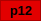
    <widget class="QFrame" name="frame_34">
     <property name="geometry">
      <rect>
       <x>60</x>
       <y>50</y>
       <width>41</width>
       <height>21</height>
      </rect>
     </property>
     <property name="palette">
      <palette>
       <active>
        <colorrole role="WindowText">
         <brush brushstyle="SolidPattern">
          <color alpha="255">
           <red>0</red>
           <green>0</green>
           <blue>0</blue>
          </color>
         </brush>
        </colorrole>
        <colorrole role="Button">
         <brush brushstyle="SolidPattern">
          <color alpha="255">
           <red>85</red>
           <green>170</green>
           <blue>127</blue>
          </color>
         </brush>
        </colorrole>
        <colorrole role="Light">
         <brush brushstyle="SolidPattern">
          <color alpha="255">
           <red>127</red>
           <green>255</green>
           <blue>191</blue>
          </color>
         </brush>
        </colorrole>
        <colorrole role="Midlight">
         <brush brushstyle="SolidPattern">
          <color alpha="255">
           <red>106</red>
           <green>212</green>
           <blue>159</blue>
          </color>
         </brush>
        </colorrole>
        <colorrole role="Dark">
         <brush brushstyle="SolidPattern">
          <color alpha="255">
           <red>42</red>
           <green>85</green>
           <blue>63</blue>
          </color>
         </brush>
        </colorrole>
        <colorrole role="Mid">
         <brush brushstyle="SolidPattern">
          <color alpha="255">
           <red>56</red>
           <green>113</green>
           <blue>84</blue>
          </color>
         </brush>
        </colorrole>
        <colorrole role="Text">
         <brush brushstyle="SolidPattern">
          <color alpha="255">
           <red>0</red>
           <green>0</green>
           <blue>0</blue>
          </color>
         </brush>
        </colorrole>
        <colorrole role="BrightText">
         <brush brushstyle="SolidPattern">
          <color alpha="255">
           <red>255</red>
           <green>255</green>
           <blue>255</blue>
          </color>
         </brush>
        </colorrole>
        <colorrole role="ButtonText">
         <brush brushstyle="SolidPattern">
          <color alpha="255">
           <red>0</red>
           <green>0</green>
           <blue>0</blue>
          </color>
         </brush>
        </colorrole>
        <colorrole role="Base">
         <brush brushstyle="SolidPattern">
          <color alpha="255">
           <red>255</red>
           <green>255</green>
           <blue>255</blue>
          </color>
         </brush>
        </colorrole>
        <colorrole role="Window">
         <brush brushstyle="SolidPattern">
          <color alpha="255">
           <red>85</red>
           <green>170</green>
           <blue>127</blue>
          </color>
         </brush>
        </colorrole>
        <colorrole role="Shadow">
         <brush brushstyle="SolidPattern">
          <color alpha="255">
           <red>0</red>
           <green>0</green>
           <blue>0</blue>
          </color>
         </brush>
        </colorrole>
        <colorrole role="AlternateBase">
         <brush brushstyle="SolidPattern">
          <color alpha="255">
           <red>170</red>
           <green>212</green>
           <blue>191</blue>
          </color>
         </brush>
        </colorrole>
        <colorrole role="ToolTipBase">
         <brush brushstyle="SolidPattern">
          <color alpha="255">
           <red>255</red>
           <green>255</green>
           <blue>220</blue>
          </color>
         </brush>
        </colorrole>
        <colorrole role="ToolTipText">
         <brush brushstyle="SolidPattern">
          <color alpha="255">
           <red>0</red>
           <green>0</green>
           <blue>0</blue>
          </color>
         </brush>
        </colorrole>
        <colorrole role="PlaceholderText">
         <brush brushstyle="SolidPattern">
          <color alpha="128">
           <red>0</red>
           <green>0</green>
           <blue>0</blue>
          </color>
         </brush>
        </colorrole>
       </active>
       <inactive>
        <colorrole role="WindowText">
         <brush brushstyle="SolidPattern">
          <color alpha="255">
           <red>0</red>
           <green>0</green>
           <blue>0</blue>
          </color>
         </brush>
        </colorrole>
        <colorrole role="Button">
         <brush brushstyle="SolidPattern">
          <color alpha="255">
           <red>85</red>
           <green>170</green>
           <blue>127</blue>
          </color>
         </brush>
        </colorrole>
        <colorrole role="Light">
         <brush brushstyle="SolidPattern">
          <color alpha="255">
           <red>127</red>
           <green>255</green>
           <blue>191</blue>
          </color>
         </brush>
        </colorrole>
        <colorrole role="Midlight">
         <brush brushstyle="SolidPattern">
          <color alpha="255">
           <red>106</red>
           <green>212</green>
           <blue>159</blue>
          </color>
         </brush>
        </colorrole>
        <colorrole role="Dark">
         <brush brushstyle="SolidPattern">
          <color alpha="255">
           <red>42</red>
           <green>85</green>
           <blue>63</blue>
          </color>
         </brush>
        </colorrole>
        <colorrole role="Mid">
         <brush brushstyle="SolidPattern">
          <color alpha="255">
           <red>56</red>
           <green>113</green>
           <blue>84</blue>
          </color>
         </brush>
        </colorrole>
        <colorrole role="Text">
         <brush brushstyle="SolidPattern">
          <color alpha="255">
           <red>0</red>
           <green>0</green>
           <blue>0</blue>
          </color>
         </brush>
        </colorrole>
        <colorrole role="BrightText">
         <brush brushstyle="SolidPattern">
          <color alpha="255">
           <red>255</red>
           <green>255</green>
           <blue>255</blue>
          </color>
         </brush>
        </colorrole>
        <colorrole role="ButtonText">
         <brush brushstyle="SolidPattern">
          <color alpha="255">
           <red>0</red>
           <green>0</green>
           <blue>0</blue>
          </color>
         </brush>
        </colorrole>
        <colorrole role="Base">
         <brush brushstyle="SolidPattern">
          <color alpha="255">
           <red>255</red>
           <green>255</green>
           <blue>255</blue>
          </color>
         </brush>
        </colorrole>
        <colorrole role="Window">
         <brush brushstyle="SolidPattern">
          <color alpha="255">
           <red>85</red>
           <green>170</green>
           <blue>127</blue>
          </color>
         </brush>
        </colorrole>
        <colorrole role="Shadow">
         <brush brushstyle="SolidPattern">
          <color alpha="255">
           <red>0</red>
           <green>0</green>
           <blue>0</blue>
          </color>
         </brush>
        </colorrole>
        <colorrole role="AlternateBase">
         <brush brushstyle="SolidPattern">
          <color alpha="255">
           <red>170</red>
           <green>212</green>
           <blue>191</blue>
          </color>
         </brush>
        </colorrole>
        <colorrole role="ToolTipBase">
         <brush brushstyle="SolidPattern">
          <color alpha="255">
           <red>255</red>
           <green>255</green>
           <blue>220</blue>
          </color>
         </brush>
        </colorrole>
        <colorrole role="ToolTipText">
         <brush brushstyle="SolidPattern">
          <color alpha="255">
           <red>0</red>
           <green>0</green>
           <blue>0</blue>
          </color>
         </brush>
        </colorrole>
        <colorrole role="PlaceholderText">
         <brush brushstyle="SolidPattern">
          <color alpha="128">
           <red>0</red>
           <green>0</green>
           <blue>0</blue>
          </color>
         </brush>
        </colorrole>
       </inactive>
       <disabled>
        <colorrole role="WindowText">
         <brush brushstyle="SolidPattern">
          <color alpha="255">
           <red>42</red>
           <green>85</green>
           <blue>63</blue>
          </color>
         </brush>
        </colorrole>
        <colorrole role="Button">
         <brush brushstyle="SolidPattern">
          <color alpha="255">
           <red>85</red>
           <green>170</green>
           <blue>127</blue>
          </color>
         </brush>
        </colorrole>
        <colorrole role="Light">
         <brush brushstyle="SolidPattern">
          <color alpha="255">
           <red>127</red>
           <green>255</green>
           <blue>191</blue>
          </color>
         </brush>
        </colorrole>
        <colorrole role="Midlight">
         <brush brushstyle="SolidPattern">
          <color alpha="255">
           <red>106</red>
           <green>212</green>
           <blue>159</blue>
          </color>
         </brush>
        </colorrole>
        <colorrole role="Dark">
         <brush brushstyle="SolidPattern">
          <color alpha="255">
           <red>42</red>
           <green>85</green>
           <blue>63</blue>
          </color>
         </brush>
        </colorrole>
        <colorrole role="Mid">
         <brush brushstyle="SolidPattern">
          <color alpha="255">
           <red>56</red>
           <green>113</green>
           <blue>84</blue>
          </color>
         </brush>
        </colorrole>
        <colorrole role="Text">
         <brush brushstyle="SolidPattern">
          <color alpha="255">
           <red>42</red>
           <green>85</green>
           <blue>63</blue>
          </color>
         </brush>
        </colorrole>
        <colorrole role="BrightText">
         <brush brushstyle="SolidPattern">
          <color alpha="255">
           <red>255</red>
           <green>255</green>
           <blue>255</blue>
          </color>
         </brush>
        </colorrole>
        <colorrole role="ButtonText">
         <brush brushstyle="SolidPattern">
          <color alpha="255">
           <red>42</red>
           <green>85</green>
           <blue>63</blue>
          </color>
         </brush>
        </colorrole>
        <colorrole role="Base">
         <brush brushstyle="SolidPattern">
          <color alpha="255">
           <red>85</red>
           <green>170</green>
           <blue>127</blue>
          </color>
         </brush>
        </colorrole>
        <colorrole role="Window">
         <brush brushstyle="SolidPattern">
          <color alpha="255">
           <red>85</red>
           <green>170</green>
           <blue>127</blue>
          </color>
         </brush>
        </colorrole>
        <colorrole role="Shadow">
         <brush brushstyle="SolidPattern">
          <color alpha="255">
           <red>0</red>
           <green>0</green>
           <blue>0</blue>
          </color>
         </brush>
        </colorrole>
        <colorrole role="AlternateBase">
         <brush brushstyle="SolidPattern">
          <color alpha="255">
           <red>85</red>
           <green>170</green>
           <blue>127</blue>
          </color>
         </brush>
        </colorrole>
        <colorrole role="ToolTipBase">
         <brush brushstyle="SolidPattern">
          <color alpha="255">
           <red>255</red>
           <green>255</green>
           <blue>220</blue>
          </color>
         </brush>
        </colorrole>
        <colorrole role="ToolTipText">
         <brush brushstyle="SolidPattern">
          <color alpha="255">
           <red>0</red>
           <green>0</green>
           <blue>0</blue>
          </color>
         </brush>
        </colorrole>
        <colorrole role="PlaceholderText">
         <brush brushstyle="SolidPattern">
          <color alpha="128">
           <red>0</red>
           <green>0</green>
           <blue>0</blue>
          </color>
         </brush>
        </colorrole>
       </disabled>
      </palette>
     </property>
     <property name="autoFillBackground">
      <bool>true</bool>
     </property>
     <property name="frameShape">
      <enum>QFrame::StyledPanel</enum>
     </property>
     <property name="frameShadow">
      <enum>QFrame::Raised</enum>
     </property>
     <widget class="QLabel" name="label_29">
      <property name="geometry">
       <rect>
        <x>10</x>
        <y>2</y>
        <width>51</width>
        <height>16</height>
       </rect>
      </property>
      <property name="font">
       <font>
        <pointsize>10</pointsize>
        <weight>75</weight>
        <bold>true</bold>
       </font>
      </property>
      <property name="text">
       <string>p12</string>
      </property>
     </widget>
     <widget class="QFrame" name="frame_30">
      <property name="geometry">
       <rect>
        <x>0</x>
        <y>0</y>
        <width>41</width>
        <height>21</height>
       </rect>
      </property>
      <property name="palette">
       <palette>
        <active>
         <colorrole role="WindowText">
          <brush brushstyle="SolidPattern">
           <color alpha="255">
            <red>0</red>
            <green>0</green>
            <blue>0</blue>
           </color>
          </brush>
         </colorrole>
         <colorrole role="Button">
          <brush brushstyle="SolidPattern">
           <color alpha="255">
            <red>226</red>
            <green>0</green>
            <blue>0</blue>
           </color>
          </brush>
         </colorrole>
         <colorrole role="Light">
          <brush brushstyle="SolidPattern">
           <color alpha="255">
            <red>255</red>
            <green>84</green>
            <blue>84</blue>
           </color>
          </brush>
         </colorrole>
         <colorrole role="Midlight">
          <brush brushstyle="SolidPattern">
           <color alpha="255">
            <red>240</red>
            <green>42</green>
            <blue>42</blue>
           </color>
          </brush>
         </colorrole>
         <colorrole role="Dark">
          <brush brushstyle="SolidPattern">
           <color alpha="255">
            <red>113</red>
            <green>0</green>
            <blue>0</blue>
           </color>
          </brush>
         </colorrole>
         <colorrole role="Mid">
          <brush brushstyle="SolidPattern">
           <color alpha="255">
            <red>151</red>
            <green>0</green>
            <blue>0</blue>
           </color>
          </brush>
         </colorrole>
         <colorrole role="Text">
          <brush brushstyle="SolidPattern">
           <color alpha="255">
            <red>0</red>
            <green>0</green>
            <blue>0</blue>
           </color>
          </brush>
         </colorrole>
         <colorrole role="BrightText">
          <brush brushstyle="SolidPattern">
           <color alpha="255">
            <red>255</red>
            <green>255</green>
            <blue>255</blue>
           </color>
          </brush>
         </colorrole>
         <colorrole role="ButtonText">
          <brush brushstyle="SolidPattern">
           <color alpha="255">
            <red>0</red>
            <green>0</green>
            <blue>0</blue>
           </color>
          </brush>
         </colorrole>
         <colorrole role="Base">
          <brush brushstyle="SolidPattern">
           <color alpha="255">
            <red>255</red>
            <green>255</green>
            <blue>255</blue>
           </color>
          </brush>
         </colorrole>
         <colorrole role="Window">
          <brush brushstyle="SolidPattern">
           <color alpha="255">
            <red>226</red>
            <green>0</green>
            <blue>0</blue>
           </color>
          </brush>
         </colorrole>
         <colorrole role="Shadow">
          <brush brushstyle="SolidPattern">
           <color alpha="255">
            <red>0</red>
            <green>0</green>
            <blue>0</blue>
           </color>
          </brush>
         </colorrole>
         <colorrole role="AlternateBase">
          <brush brushstyle="SolidPattern">
           <color alpha="255">
            <red>240</red>
            <green>127</green>
            <blue>127</blue>
           </color>
          </brush>
         </colorrole>
         <colorrole role="ToolTipBase">
          <brush brushstyle="SolidPattern">
           <color alpha="255">
            <red>255</red>
            <green>255</green>
            <blue>220</blue>
           </color>
          </brush>
         </colorrole>
         <colorrole role="ToolTipText">
          <brush brushstyle="SolidPattern">
           <color alpha="255">
            <red>0</red>
            <green>0</green>
            <blue>0</blue>
           </color>
          </brush>
         </colorrole>
         <colorrole role="PlaceholderText">
          <brush brushstyle="SolidPattern">
           <color alpha="128">
            <red>0</red>
            <green>0</green>
            <blue>0</blue>
           </color>
          </brush>
         </colorrole>
        </active>
        <inactive>
         <colorrole role="WindowText">
          <brush brushstyle="SolidPattern">
           <color alpha="255">
            <red>0</red>
            <green>0</green>
            <blue>0</blue>
           </color>
          </brush>
         </colorrole>
         <colorrole role="Button">
          <brush brushstyle="SolidPattern">
           <color alpha="255">
            <red>226</red>
            <green>0</green>
            <blue>0</blue>
           </color>
          </brush>
         </colorrole>
         <colorrole role="Light">
          <brush brushstyle="SolidPattern">
           <color alpha="255">
            <red>255</red>
            <green>84</green>
            <blue>84</blue>
           </color>
          </brush>
         </colorrole>
         <colorrole role="Midlight">
          <brush brushstyle="SolidPattern">
           <color alpha="255">
            <red>240</red>
            <green>42</green>
            <blue>42</blue>
           </color>
          </brush>
         </colorrole>
         <colorrole role="Dark">
          <brush brushstyle="SolidPattern">
           <color alpha="255">
            <red>113</red>
            <green>0</green>
            <blue>0</blue>
           </color>
          </brush>
         </colorrole>
         <colorrole role="Mid">
          <brush brushstyle="SolidPattern">
           <color alpha="255">
            <red>151</red>
            <green>0</green>
            <blue>0</blue>
           </color>
          </brush>
         </colorrole>
         <colorrole role="Text">
          <brush brushstyle="SolidPattern">
           <color alpha="255">
            <red>0</red>
            <green>0</green>
            <blue>0</blue>
           </color>
          </brush>
         </colorrole>
         <colorrole role="BrightText">
          <brush brushstyle="SolidPattern">
           <color alpha="255">
            <red>255</red>
            <green>255</green>
            <blue>255</blue>
           </color>
          </brush>
         </colorrole>
         <colorrole role="ButtonText">
          <brush brushstyle="SolidPattern">
           <color alpha="255">
            <red>0</red>
            <green>0</green>
            <blue>0</blue>
           </color>
          </brush>
         </colorrole>
         <colorrole role="Base">
          <brush brushstyle="SolidPattern">
           <color alpha="255">
            <red>255</red>
            <green>255</green>
            <blue>255</blue>
           </color>
          </brush>
         </colorrole>
         <colorrole role="Window">
          <brush brushstyle="SolidPattern">
           <color alpha="255">
            <red>226</red>
            <green>0</green>
            <blue>0</blue>
           </color>
          </brush>
         </colorrole>
         <colorrole role="Shadow">
          <brush brushstyle="SolidPattern">
           <color alpha="255">
            <red>0</red>
            <green>0</green>
            <blue>0</blue>
           </color>
          </brush>
         </colorrole>
         <colorrole role="AlternateBase">
          <brush brushstyle="SolidPattern">
           <color alpha="255">
            <red>240</red>
            <green>127</green>
            <blue>127</blue>
           </color>
          </brush>
         </colorrole>
         <colorrole role="ToolTipBase">
          <brush brushstyle="SolidPattern">
           <color alpha="255">
            <red>255</red>
            <green>255</green>
            <blue>220</blue>
           </color>
          </brush>
         </colorrole>
         <colorrole role="ToolTipText">
          <brush brushstyle="SolidPattern">
           <color alpha="255">
            <red>0</red>
            <green>0</green>
            <blue>0</blue>
           </color>
          </brush>
         </colorrole>
         <colorrole role="PlaceholderText">
          <brush brushstyle="SolidPattern">
           <color alpha="128">
            <red>0</red>
            <green>0</green>
            <blue>0</blue>
           </color>
          </brush>
         </colorrole>
        </inactive>
        <disabled>
         <colorrole role="WindowText">
          <brush brushstyle="SolidPattern">
           <color alpha="255">
            <red>113</red>
            <green>0</green>
            <blue>0</blue>
           </color>
          </brush>
         </colorrole>
         <colorrole role="Button">
          <brush brushstyle="SolidPattern">
           <color alpha="255">
            <red>226</red>
            <green>0</green>
            <blue>0</blue>
           </color>
          </brush>
         </colorrole>
         <colorrole role="Light">
          <brush brushstyle="SolidPattern">
           <color alpha="255">
            <red>255</red>
            <green>84</green>
            <blue>84</blue>
           </color>
          </brush>
         </colorrole>
         <colorrole role="Midlight">
          <brush brushstyle="SolidPattern">
           <color alpha="255">
            <red>240</red>
            <green>42</green>
            <blue>42</blue>
           </color>
          </brush>
         </colorrole>
         <colorrole role="Dark">
          <brush brushstyle="SolidPattern">
           <color alpha="255">
            <red>113</red>
            <green>0</green>
            <blue>0</blue>
           </color>
          </brush>
         </colorrole>
         <colorrole role="Mid">
          <brush brushstyle="SolidPattern">
           <color alpha="255">
            <red>151</red>
            <green>0</green>
            <blue>0</blue>
           </color>
          </brush>
         </colorrole>
         <colorrole role="Text">
          <brush brushstyle="SolidPattern">
           <color alpha="255">
            <red>113</red>
            <green>0</green>
            <blue>0</blue>
           </color>
          </brush>
         </colorrole>
         <colorrole role="BrightText">
          <brush brushstyle="SolidPattern">
           <color alpha="255">
            <red>255</red>
            <green>255</green>
            <blue>255</blue>
           </color>
          </brush>
         </colorrole>
         <colorrole role="ButtonText">
          <brush brushstyle="SolidPattern">
           <color alpha="255">
            <red>113</red>
            <green>0</green>
            <blue>0</blue>
           </color>
          </brush>
         </colorrole>
         <colorrole role="Base">
          <brush brushstyle="SolidPattern">
           <color alpha="255">
            <red>226</red>
            <green>0</green>
            <blue>0</blue>
           </color>
          </brush>
         </colorrole>
         <colorrole role="Window">
          <brush brushstyle="SolidPattern">
           <color alpha="255">
            <red>226</red>
            <green>0</green>
            <blue>0</blue>
           </color>
          </brush>
         </colorrole>
         <colorrole role="Shadow">
          <brush brushstyle="SolidPattern">
           <color alpha="255">
            <red>0</red>
            <green>0</green>
            <blue>0</blue>
           </color>
          </brush>
         </colorrole>
         <colorrole role="AlternateBase">
          <brush brushstyle="SolidPattern">
           <color alpha="255">
            <red>226</red>
            <green>0</green>
            <blue>0</blue>
           </color>
          </brush>
         </colorrole>
         <colorrole role="ToolTipBase">
          <brush brushstyle="SolidPattern">
           <color alpha="255">
            <red>255</red>
            <green>255</green>
            <blue>220</blue>
           </color>
          </brush>
         </colorrole>
         <colorrole role="ToolTipText">
          <brush brushstyle="SolidPattern">
           <color alpha="255">
            <red>0</red>
            <green>0</green>
            <blue>0</blue>
           </color>
          </brush>
         </colorrole>
         <colorrole role="PlaceholderText">
          <brush brushstyle="SolidPattern">
           <color alpha="128">
            <red>0</red>
            <green>0</green>
            <blue>0</blue>
           </color>
          </brush>
         </colorrole>
        </disabled>
       </palette>
      </property>
      <property name="autoFillBackground">
       <bool>true</bool>
      </property>
      <property name="frameShape">
       <enum>QFrame::StyledPanel</enum>
      </property>
      <property name="frameShadow">
       <enum>QFrame::Raised</enum>
      </property>
      <widget class="QLabel" name="label_25">
       <property name="geometry">
        <rect>
         <x>10</x>
         <y>2</y>
         <width>51</width>
         <height>16</height>
        </rect>
       </property>
       <property name="font">
        <font>
         <pointsize>10</pointsize>
         <weight>75</weight>
         <bold>true</bold>
        </font>
       </property>
       <property name="text">
        <string>p12</string>
       </property>
      </widget>
     </widget>
    </widget>
